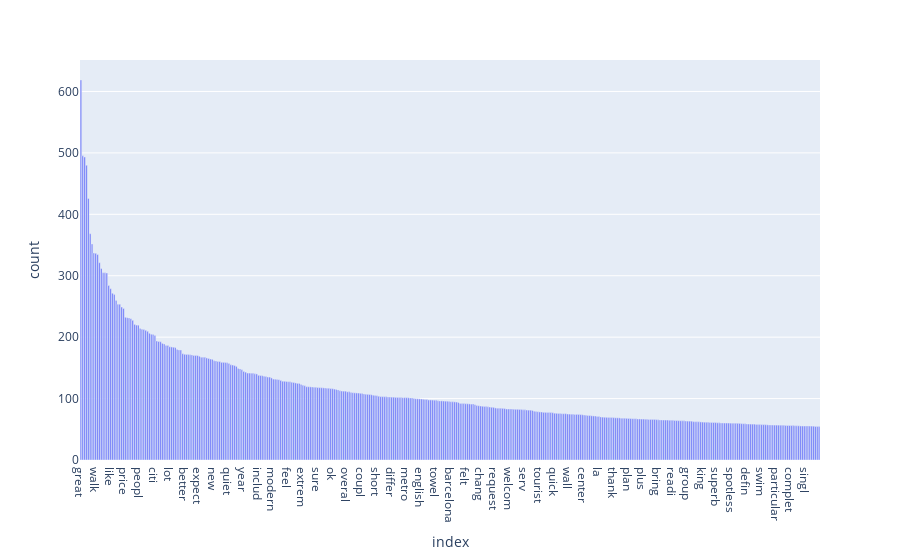

Notebook code cell kept with this figure:
### Code cell
aux = df_tranform.sum().to_frame('count')
aux.sort_values(by='count',ascending=False,inplace=True)
aux=aux.head(400)
px.bar(aux, x=aux.index, y='count')

### Figure 1 — Plotly figure (JSON) as saved in the notebook; plotly's stock layout.template omitted (floating-point values rounded to 4 significant figures; data arrays with more than 128 entries replaced by an {"elided": "..."} marker saying what was removed)
{"data": [{"alignmentgroup": "True", "hovertemplate": "index=%{x}<br>count=%{y}<extra></extra>", "legendgroup": "", "marker": {"color": "#636efa", "pattern": {"shape": ""}}, "name": "", "offsetgroup": "", "orientation": "v", "showlegend": false, "textposition": "auto", "type": "bar", "x": {"elided": "400 str values"}, "xaxis": "x", "y": {"elided": "400 float values"}, "yaxis": "y"}], "layout": {"barmode": "relative", "legend": {"tracegroupgap": 0}, "margin": {"t": 60}, "xaxis": {"anchor": "y", "domain": [0, 1], "title": {"text": "index"}}, "yaxis": {"anchor": "x", "domain": [0, 1], "title": {"text": "count"}}}}
